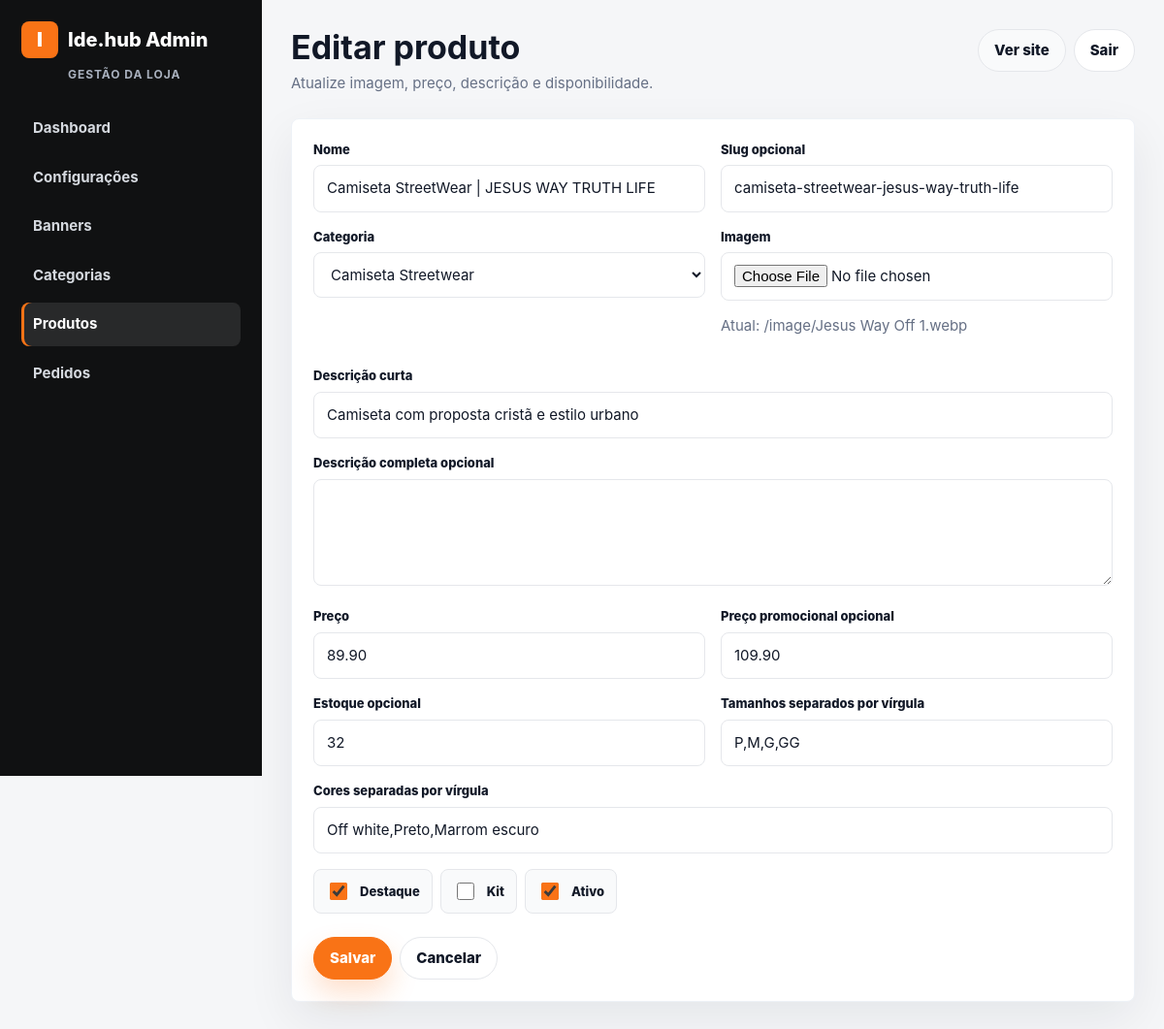
The app's page /admin/products/edit.php?id=1 (signed in) with its own data.
### tables this page shows
CREATE TABLE IF NOT EXISTS products (
  id INT UNSIGNED AUTO_INCREMENT PRIMARY KEY,
  category_id INT UNSIGNED NULL,
  name VARCHAR(190) NOT NULL,
  slug VARCHAR(220) NOT NULL UNIQUE,
  image_path VARCHAR(255) NULL,
  short_description VARCHAR(255) NOT NULL,
  full_description TEXT NULL,
  price DECIMAL(10,2) NOT NULL,
  promotional_price DECIMAL(10,2) NULL,
  featured TINYINT(1) NOT NULL DEFAULT 0,
  stock INT NULL,
  sizes VARCHAR(255) NULL,
  colors VARCHAR(255) NULL,
  is_kit TINYINT(1) NOT NULL DEFAULT 0,
  active TINYINT(1) NOT NULL DEFAULT 1,
  created_at TIMESTAMP DEFAULT CURRENT_TIMESTAMP,
  updated_at TIMESTAMP DEFAULT CURRENT_TIMESTAMP ON UPDATE CURRENT_TIMESTAMP,
  CONSTRAINT fk_products_category FOREIGN KEY (category_id) REFERENCES categories(id) ON DELETE SET NULL,
  INDEX idx_products_active_featured (active, featured),
  INDEX idx_products_category (category_id)
);

CREATE TABLE IF NOT EXISTS categories (
  id INT UNSIGNED AUTO_INCREMENT PRIMARY KEY,
  name VARCHAR(160) NOT NULL,
  slug VARCHAR(180) NOT NULL UNIQUE,
  display_order INT NOT NULL DEFAULT 0,
  active TINYINT(1) NOT NULL DEFAULT 1,
  created_at TIMESTAMP DEFAULT CURRENT_TIMESTAMP,
  updated_at TIMESTAMP DEFAULT CURRENT_TIMESTAMP ON UPDATE CURRENT_TIMESTAMP,
  INDEX idx_categories_active_order (active, display_order)
);

### admin/products/edit.php (called while the page is built, shortened)
<?php
require_once __DIR__ . '/../../models/Product.php';
require_once __DIR__ . '/../../models/Category.php';
$categories = Category::all();
$id = (int) ($_GET['id'] ?? 0);
$product = ProductModel::find($id);
require __DIR__ . '/../../includes/layout/header.php';
require __DIR__ . '/form.php';
require __DIR__ . '/../../includes/layout/footer.php';

### config/database.php (called while the page is built, shortened)
<?php
function db(): PDO
{
    static $pdo = null;
    if ($pdo instanceof PDO) {
        return $pdo;
    }
    $dsn = sprintf('mysql:host=%s;dbname=%s;charset=%s', DB_HOST, DB_NAME, DB_CHARSET);
    $pdo = new PDO($dsn, DB_USER, DB_PASS, [
        PDO::ATTR_ERRMODE => PDO::ERRMODE_EXCEPTION,
        PDO::ATTR_DEFAULT_FETCH_MODE => PDO::FETCH_ASSOC,
        PDO::ATTR_EMULATE_PREPARES => false,
    ]);
    return $pdo;
}

### models/Product.php (called while the page is built, shortened)
<?php
require_once __DIR__ . '/../config/database.php';
final class ProductModel
{
    public static function find(int $id): ?array
    {
        $stmt = db()->prepare('SELECT * FROM products WHERE id = ?');
        $stmt->execute([$id]);
        $product = $stmt->fetch();
        return $product ?: null;
    }
}

### includes/helpers.php (called while the page is built, shortened)
<?php
function e(?string $value): string
{
    return htmlspecialchars((string) $value, ENT_QUOTES, 'UTF-8');
}
function app_base_url(): string
{
    $scriptName = trim((string) ($_SERVER['SCRIPT_NAME'] ?? ''), '/');
    $segments = $scriptName === '' ? [] : explode('/', $scriptName);
    $firstSegment = $segments[0] ?? '';
    return '';
}
function app_url(string $path = ''): string
{
    $base = app_base_url();
    $cleanPath = '/' . ltrim($path, '/');
    return $base . ($cleanPath === '/' ? '' : $cleanPath);
}

### models/Category.php (called while the page is built, shortened)
<?php
require_once __DIR__ . '/../config/database.php';
final class Category
{
    public static function all(bool $activeOnly = false): array
    {
        $sql = 'SELECT * FROM categories';
        $sql .= ' ORDER BY display_order ASC, name ASC';
        return db()->query($sql)->fetchAll();
    }
}

### admin/products/form.php (the view, shortened to what this page needs)
<form class="card" method="post" enctype="multipart/form-data">
    <div class="grid grid-2">
        <div class="form-row">
            <label>Nome</label>
            <input name="name" required value="<?= e($product['name']) ?>">
        </div>
        <div class="form-row">
            <label>Slug opcional</label>
            <input name="slug" value="<?= e($product['slug']) ?>">
        </div>
    </div>
    <div class="grid grid-2">
        <div class="form-row">
            <label>Categoria</label>
            <select name="category_id">
                <?php foreach ($categories as $category): ?>
                    <option value="<?= (int) $category['id'] ?>" <?= (int) ($product['category_id'] ?? 0) === (int) $category['id'] ? 'selected' : '' ?>>
                        <?= e($category['name']) ?>
                    </option>
                <?php endforeach; ?>
            </select>
        </div>
        <div class="form-row">
            <label>Imagem</label>
            <input type="file" name="image" accept="image/jpeg,image/png,image/webp,image/gif">
            <?php if (!empty($product['image_path'])): ?><p class="muted">Atual: <?= e($product['image_path']) ?></p><?php endif; ?>
        </div>
    </div>
    <div class="form-row">
        <label>Descrição curta</label>
        <input name="short_description" required value="<?= e($product['short_description']) ?>">
    </div>
    <div class="form-row">
        <label>Descrição completa opcional</label>
        <textarea name="full_description"><?= e($product['full_description']) ?></textarea>
    </div>
    <div class="grid grid-2">
        <div class="form-row">
            <label>Preço</label>
            <input name="price" required value="<?= e((string) $product['price']) ?>">
        </div>
        <div class="form-row">
            <label>Preço promocional opcional</label>
            <input name="promotional_price" value="<?= e((string) $product['promotional_price']) ?>">
        </div>
    </div>
    <div class="grid grid-2">
        <div class="form-row">
            <label>Estoque opcional</label>
            <input type="number" name="stock" value="<?= e((string) $product['stock']) ?>">
        </div>
        <div class="form-row">
            <label>Tamanhos separados por vírgula</label>
            <input name="sizes" placeholder="P,M,G,GG" value="<?= e($product['sizes']) ?>">
        </div>
    </div>
    <div class="form-row">
        <label>Cores separadas por vírgula</label>
        <input name="colors" placeholder="Off white,Preto" value="<?= e($product['colors']) ?>">
    </div>
    <div class="actions">
        <label class="check-row"><input type="checkbox" name="featured" <?= !empty($product['featured']) ? 'checked' : '' ?>> Destaque</label>
        <label class="check-row"><input type="checkbox" name="is_kit" <?= !empty($product['is_kit']) ? 'checked' : '' ?>> Kit</label>
        <label class="check-row"><input type="checkbox" name="active" <?= !empty($product['active']) ? 'checked' : '' ?>> Ativo</label>
    </div>
    <div class="actions" style="margin-top:18px">
        <button class="btn btn-primary" type="submit">Salvar</button>
        <a class="btn" href="<?= e(app_url('/admin/products/index.php')) ?>">Cancelar</a>
    </div>
</form>

### includes/layout/header.php (style rules this page uses)
:root { --orange: #f97316; --orange-strong: #ea580c; --ink: #111827; --muted: #667085; --line: #e5e7eb; --soft-line: #eef2f7; --bg: #f5f6f8; --surface: #ffffff; --surface-soft: #f9fafb; --success-bg: #dcfce7; --success-text: #166534; --danger-bg: #fef2f2; --danger-text: #991b1b; --radius: 8px; --shadow: 0 18px 50px rgba(15, 23, 42, .07); }
* { box-sizing: border-box; }
body { margin: 0; font-family: Inter, ui-sans-serif, system-ui, -apple-system, BlinkMacSystemFont, "Segoe UI", sans-serif; color: var(--ink); background: var(--bg); font-size: 15px; line-height: 1.5; }
a { color: inherit; text-decoration: none; }
button, input, textarea, select { font: inherit; }
button, .btn, input, textarea, select { touch-action: manipulation; }
.muted { color: var(--muted); }
.card { background: var(--surface); border: 1px solid var(--soft-line); border-radius: var(--radius); padding: 22px; box-shadow: var(--shadow); }
.grid { display: grid; gap: 16px; }
.grid-2 { grid-template-columns: repeat(2, minmax(0, 1fr)); }
.btn { display: inline-flex; align-items: center; justify-content: center; gap: 8px; min-height: 44px; padding: 0 16px; border-radius: 999px; border: 1px solid var(--line); background: #fff; cursor: pointer; font-weight: 800; transition: transform .18s ease, box-shadow .18s ease, background .18s ease, border-color .18s ease; }
.btn-primary { border-color: var(--orange); background: var(--orange); color: #fff; box-shadow: 0 14px 28px rgba(249, 115, 22, .22); }
.actions { display: flex; gap: 8px; flex-wrap: wrap; }
input, textarea, select { width: 100%; min-height: 46px; padding: 12px 13px; border: 1px solid var(--line); border-radius: var(--radius); background: #fff; color: var(--ink); }
textarea { min-height: 110px; resize: vertical; }
label { display: block; margin-bottom: 6px; font-size: 13px; font-weight: 800; }
.form-row { margin-bottom: 16px; }
.check-row { display: flex; gap: 10px; align-items: center; min-height: 44px; padding: 10px 12px; border: 1px solid var(--line); border-radius: var(--radius); background: var(--surface-soft); font-weight: 800; }
.check-row input { width: 18px; height: 18px; min-height: 18px; accent-color: var(--orange); }

### records on screen
products: name "Camiseta StreetWear | JESUS WAY TRUTH LIFE", slug "camiseta-streetwear-jesus-way-truth-life", category_id "Camiseta Streetwear", image_path "/image/Jesus Way Off 1.webp", short_description "Camiseta com proposta cristã e estilo urbano", price "89.90", promotional_price "109.90", stock "32", sizes "P,M,G,GG", colors "Off white,Preto,Marrom escuro", featured "☑", active "☑"

### other values on screen
$pageTitle "Editar produto"
$pageSubtitle "Atualize imagem, preço, descrição e disponibilidade."
